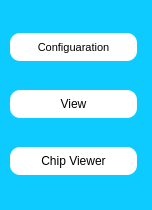
     <widget class="QWidget" name="leftMenu" native="true">
      <property name="minimumSize">
       <size>
        <width>152</width>
        <height>0</height>
       </size>
      </property>
      <property name="maximumSize">
       <size>
        <width>152</width>
        <height>16777215</height>
       </size>
      </property>
      <property name="styleSheet">
       <string notr="true">background-color: rgb(14, 203, 255);

border-top-right-radius : 15px; 
border-bottom-right-radius : 15px;
</string>
      </property>
      <widget class="QWidget" name="layoutWidget">
       <property name="geometry">
        <rect>
         <x>10</x>
         <y>10</y>
         <width>127</width>
         <height>191</height>
        </rect>
       </property>
       <layout class="QVBoxLayout" name="verticalLayout">
        <item>
         <widget class="QPushButton" name="configButton">
          <property name="minimumSize">
           <size>
            <width>0</width>
            <height>28</height>
           </size>
          </property>
          <property name="maximumSize">
           <size>
            <width>151</width>
            <height>16777215</height>
           </size>
          </property>
          <property name="font">
           <font>
            <pointsize>8</pointsize>
           </font>
          </property>
          <property name="styleSheet">
           <string notr="true">QPushButton{
background-color: rgb(255, 255, 255);
padding: 6px;
border-top-left-radius :10px;
border-top-right-radius : 10px; 
border-bottom-left-radius : 10px;
border-bottom-right-radius : 10px;
}
QPushButton:pressed{
background-color: rgb(206, 206, 206);
}</string>
          </property>
          <property name="text">
           <string>Configuaration</string>
          </property>
         </widget>
        </item>
        <item>
         <widget class="QPushButton" name="viewButton">
          <property name="minimumSize">
           <size>
            <width>0</width>
            <height>28</height>
           </size>
          </property>
          <property name="maximumSize">
           <size>
            <width>151</width>
            <height>16777215</height>
           </size>
          </property>
          <property name="styleSheet">
           <string notr="true">QPushButton{
background-color: rgb(255, 255, 255);
padding: 6px;
border-top-left-radius :10px;
border-top-right-radius : 10px; 
border-bottom-left-radius : 10px;
border-bottom-right-radius : 10px;
}
QPushButton:pressed{
background-color: rgb(206, 206, 206);
}</string>
          </property>
          <property name="text">
           <string>View</string>
          </property>
         </widget>
        </item>
        <item>
         <widget class="QPushButton" name="chipViewButton">
          <property name="minimumSize">
           <size>
            <width>0</width>
            <height>28</height>
           </size>
          </property>
          <property name="maximumSize">
           <size>
            <width>151</width>
            <height>16777215</height>
           </size>
          </property>
          <property name="styleSheet">
           <string notr="true">QPushButton{
background-color: rgb(255, 255, 255);
padding: 6px;
border-top-left-radius :10px;
border-top-right-radius : 10px; 
border-bottom-left-radius : 10px;
border-bottom-right-radius : 10px;
}
QPushButton:pressed{
background-color: rgb(206, 206, 206);
}</string>
          </property>
          <property name="text">
           <string>Chip Viewer</string>
          </property>
         </widget>
        </item>
       </layout>
      </widget>
     </widget>
